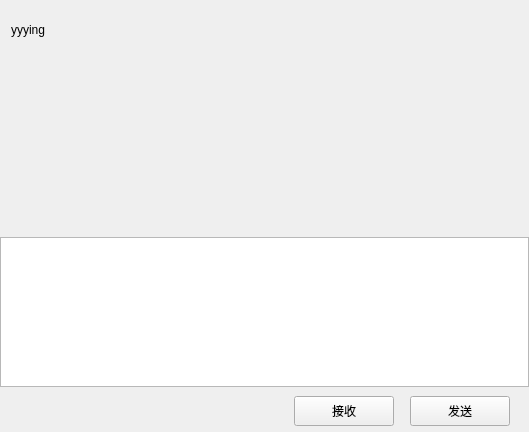
<?xml version="1.0" encoding="UTF-8"?>
<ui version="4.0">
 <class>ChatPage</class>
 <widget class="QWidget" name="ChatPage">
  <property name="geometry">
   <rect>
    <x>0</x>
    <y>0</y>
    <width>529</width>
    <height>432</height>
   </rect>
  </property>
  <property name="windowTitle">
   <string>Form</string>
  </property>
  <layout class="QVBoxLayout" name="verticalLayout">
   <property name="spacing">
    <number>0</number>
   </property>
   <property name="leftMargin">
    <number>0</number>
   </property>
   <property name="topMargin">
    <number>0</number>
   </property>
   <property name="rightMargin">
    <number>0</number>
   </property>
   <property name="bottomMargin">
    <number>0</number>
   </property>
   <item>
    <widget class="QWidget" name="chat_data_wid" native="true">
     <layout class="QVBoxLayout" name="verticalLayout_4">
      <property name="spacing">
       <number>0</number>
      </property>
      <property name="leftMargin">
       <number>0</number>
      </property>
      <property name="topMargin">
       <number>0</number>
      </property>
      <property name="rightMargin">
       <number>0</number>
      </property>
      <property name="bottomMargin">
       <number>0</number>
      </property>
      <item>
       <widget class="QWidget" name="title_wid" native="true">
        <property name="minimumSize">
         <size>
          <width>0</width>
          <height>60</height>
         </size>
        </property>
        <property name="maximumSize">
         <size>
          <width>16777215</width>
          <height>60</height>
         </size>
        </property>
        <layout class="QVBoxLayout" name="verticalLayout_5">
         <property name="topMargin">
          <number>2</number>
         </property>
         <property name="rightMargin">
          <number>2</number>
         </property>
         <property name="bottomMargin">
          <number>2</number>
         </property>
         <item>
          <widget class="QWidget" name="widget_2" native="true">
           <layout class="QHBoxLayout" name="horizontalLayout_3">
            <property name="leftMargin">
             <number>2</number>
            </property>
            <property name="topMargin">
             <number>2</number>
            </property>
            <property name="rightMargin">
             <number>2</number>
            </property>
            <property name="bottomMargin">
             <number>2</number>
            </property>
            <item>
             <widget class="QLabel" name="title_lb">
              <property name="text">
               <string>yyying</string>
              </property>
             </widget>
            </item>
           </layout>
          </widget>
         </item>
        </layout>
       </widget>
      </item>
      <item>
       <widget class="ChatView" name="chat_data_show" native="true"/>
      </item>
      <item>
       <widget class="QWidget" name="tool_wid" native="true">
        <property name="minimumSize">
         <size>
          <width>0</width>
          <height>40</height>
         </size>
        </property>
        <property name="maximumSize">
         <size>
          <width>16777215</width>
          <height>40</height>
         </size>
        </property>
        <layout class="QHBoxLayout" name="horizontalLayout_4">
         <property name="leftMargin">
          <number>2</number>
         </property>
         <property name="topMargin">
          <number>2</number>
         </property>
         <property name="rightMargin">
          <number>2</number>
         </property>
         <property name="bottomMargin">
          <number>2</number>
         </property>
         <item>
          <spacer name="horizontalSpacer_4">
           <property name="orientation">
            <enum>Qt::Horizontal</enum>
           </property>
           <property name="sizeType">
            <enum>QSizePolicy::Fixed</enum>
           </property>
           <property name="sizeHint" stdset="0">
            <size>
             <width>5</width>
             <height>20</height>
            </size>
           </property>
          </spacer>
         </item>
         <item>
          <widget class="ClickedLabel" name="emo_lb">
           <property name="minimumSize">
            <size>
             <width>25</width>
             <height>25</height>
            </size>
           </property>
           <property name="maximumSize">
            <size>
             <width>25</width>
             <height>25</height>
            </size>
           </property>
           <property name="text">
            <string/>
           </property>
          </widget>
         </item>
         <item>
          <spacer name="horizontalSpacer_3">
           <property name="orientation">
            <enum>Qt::Horizontal</enum>
           </property>
           <property name="sizeType">
            <enum>QSizePolicy::Fixed</enum>
           </property>
           <property name="sizeHint" stdset="0">
            <size>
             <width>5</width>
             <height>20</height>
            </size>
           </property>
          </spacer>
         </item>
         <item>
          <widget class="ClickedLabel" name="file_lb">
           <property name="minimumSize">
            <size>
             <width>25</width>
             <height>25</height>
            </size>
           </property>
           <property name="maximumSize">
            <size>
             <width>25</width>
             <height>25</height>
            </size>
           </property>
           <property name="text">
            <string/>
           </property>
          </widget>
         </item>
         <item>
          <spacer name="horizontalSpacer_2">
           <property name="orientation">
            <enum>Qt::Horizontal</enum>
           </property>
           <property name="sizeHint" stdset="0">
            <size>
             <width>40</width>
             <height>20</height>
            </size>
           </property>
          </spacer>
         </item>
        </layout>
       </widget>
      </item>
      <item>
       <widget class="QTextEdit" name="chatEdit">
        <property name="minimumSize">
         <size>
          <width>0</width>
          <height>150</height>
         </size>
        </property>
        <property name="maximumSize">
         <size>
          <width>16777215</width>
          <height>150</height>
         </size>
        </property>
       </widget>
      </item>
      <item>
       <widget class="QWidget" name="send_wid" native="true">
        <property name="minimumSize">
         <size>
          <width>0</width>
          <height>45</height>
         </size>
        </property>
        <property name="maximumSize">
         <size>
          <width>16777215</width>
          <height>45</height>
         </size>
        </property>
        <layout class="QHBoxLayout" name="horizontalLayout_5">
         <item>
          <spacer name="horizontalSpacer_5">
           <property name="orientation">
            <enum>Qt::Horizontal</enum>
           </property>
           <property name="sizeHint" stdset="0">
            <size>
             <width>40</width>
             <height>20</height>
            </size>
           </property>
          </spacer>
         </item>
         <item>
          <widget class="ClickedBtn" name="receive_btn">
           <property name="minimumSize">
            <size>
             <width>100</width>
             <height>30</height>
            </size>
           </property>
           <property name="maximumSize">
            <size>
             <width>100</width>
             <height>30</height>
            </size>
           </property>
           <property name="text">
            <string>接收</string>
           </property>
          </widget>
         </item>
         <item>
          <spacer name="horizontalSpacer_6">
           <property name="orientation">
            <enum>Qt::Horizontal</enum>
           </property>
           <property name="sizeType">
            <enum>QSizePolicy::Minimum</enum>
           </property>
           <property name="sizeHint" stdset="0">
            <size>
             <width>10</width>
             <height>20</height>
            </size>
           </property>
          </spacer>
         </item>
         <item>
          <widget class="ClickedBtn" name="send_btn">
           <property name="minimumSize">
            <size>
             <width>100</width>
             <height>30</height>
            </size>
           </property>
           <property name="maximumSize">
            <size>
             <width>100</width>
             <height>30</height>
            </size>
           </property>
           <property name="text">
            <string>发送</string>
           </property>
          </widget>
         </item>
         <item>
          <spacer name="horizontalSpacer_7">
           <property name="orientation">
            <enum>Qt::Horizontal</enum>
           </property>
           <property name="sizeType">
            <enum>QSizePolicy::Fixed</enum>
           </property>
           <property name="sizeHint" stdset="0">
            <size>
             <width>10</width>
             <height>20</height>
            </size>
           </property>
          </spacer>
         </item>
        </layout>
       </widget>
      </item>
     </layout>
    </widget>
   </item>
  </layout>
 </widget>
 <customwidgets>
  <customwidget>
   <class>ClickedBtn</class>
   <extends>QPushButton</extends>
   <header location="global">clickedbtn.h</header>
  </customwidget>
  <customwidget>
   <class>ClickedLabel</class>
   <extends>QLabel</extends>
   <header location="global">clickedlabel.h</header>
  </customwidget>
  <customwidget>
   <class>ChatView</class>
   <extends>QWidget</extends>
   <header location="global">chatview.h</header>
   <container>1</container>
  </customwidget>
 </customwidgets>
 <resources/>
 <connections/>
</ui>
